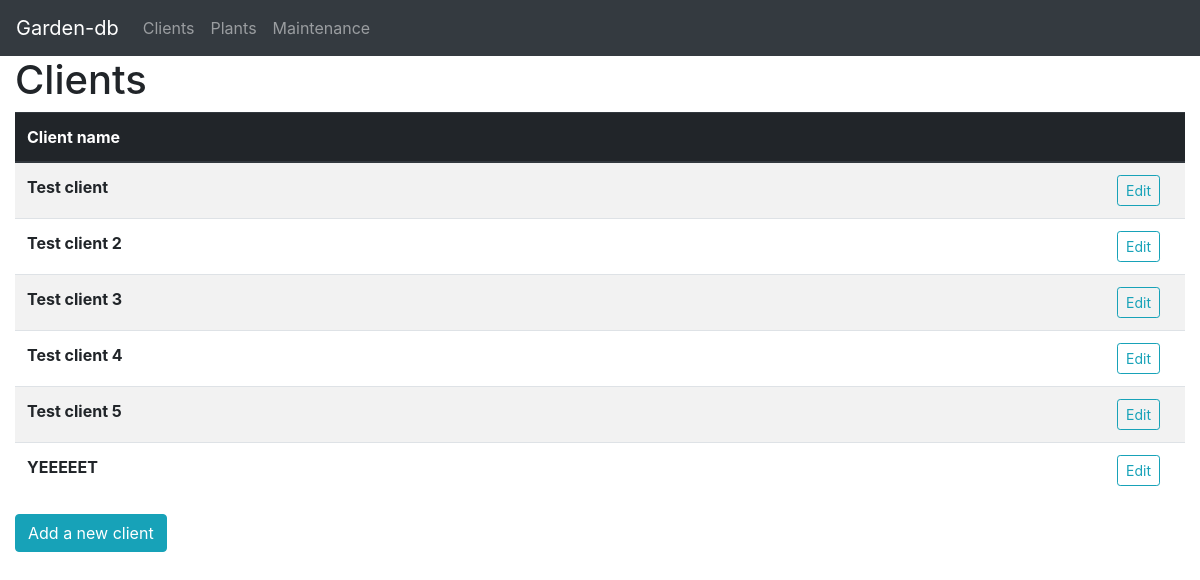
The app's page /clients, older data.
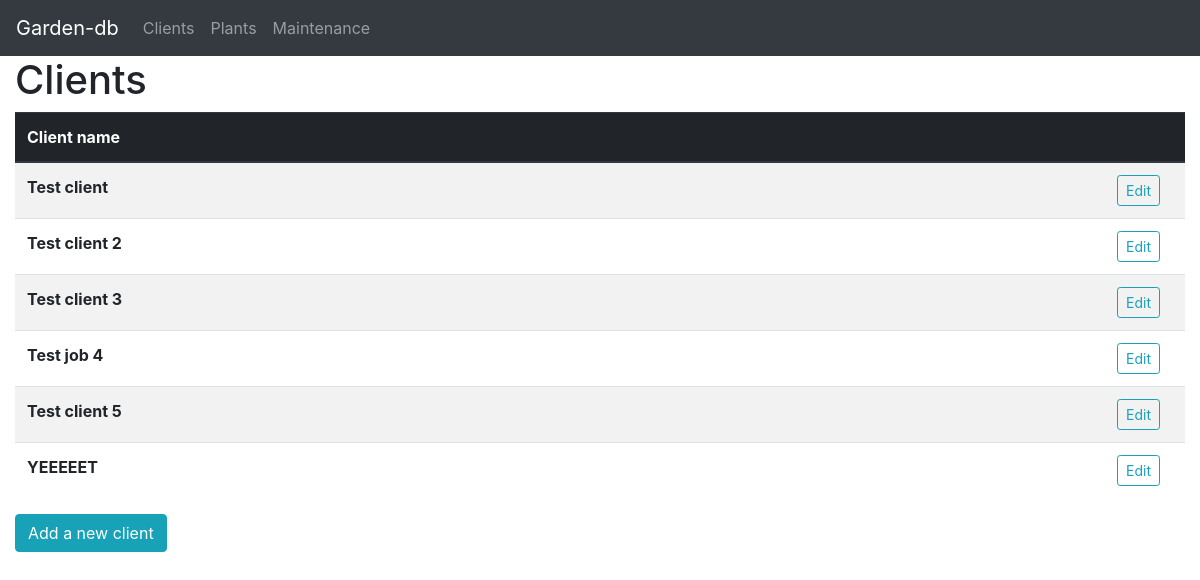
The same page, newer data.
### tables this page shows
CREATE TABLE clients (cid INTEGER PRIMARY KEY, name TEXT NOT NULL);

### app.py (the view, shortened to what this page needs)
@app.route("/clients", methods=["GET", "POST"])
def clients():
    return render_template("clients.html", data=dbc.load_sql_client_data())

### dbc/__init__.py (called while the page is built)
def select_clients(cid=None):
    with DBConnection() as c:
        if cid is not None:
            c.execute("SELECT * FROM clients WHERE cid=?", (cid,))
        else:
            c.execute("SELECT * FROM clients")
        return c.cur.fetchall()

def load_sql_client_data(cid=None):
    return [Client(row[1], row[0]) for row in select_clients(cid)]

    def __exit__(self, *args):
        self.con.commit()
        self.con.close()
        self.con = None
        self.cur = None

    def execute(self, *args):
        self.cur.execute(*args)

### templates/clients.html (shortened to what this page needs)
{% extends "page.html" %}
{% set title = "Clients" %}
{% set pagetype = "client" %}
{% block thead %}
<th scope="col">Client name</th>
<th scope="col" style="width: 80px"></th>
{% endblock %}
{% block tbody %}
{% for client in data %}
<tr>
    <th scope="row">{{ client.name }}</th>
    <td><button type="button" class="btn btn-outline-info btn-sm" data-toggle="modal"
                id="edit-client-{{ client.id }}" data-target="#popup-div-edit-{{ client.id }}">Edit</button></td>
</tr>
{% endfor %}
{% endblock %}

Row changes from the older to the newer data that the page shows:
changed clients: name "Test client 4" → "Test job 4"
